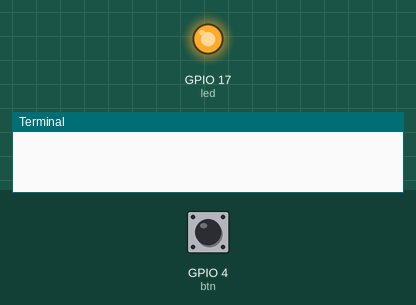
This program was run on a simulated Raspberry Pi (BCM pin numbers). On the bench: output pins drawn as LEDs (lit = HIGH), the last lines printed to the terminal. The inputs (shaded band) are chosen by the test bench; at power-on: GPIO 4 (btn) HIGH. Random numbers come from a fixed seed; the clock reads 2024-03-15 10:24:30 at power-on unless the program sets it.

Above: at 1.2 s.
1.3 s: GPIO 4 (btn) pulled LOW for 0.15 s
At 2.5 s:
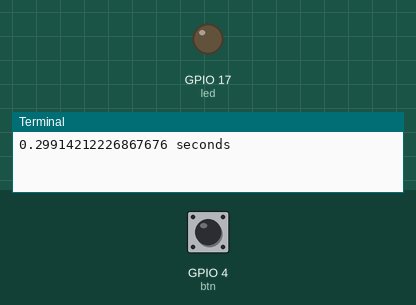
2.9 s: GPIO 4 (btn) pulled LOW for 3.2 s
Timing chart, 0 to 8.8 s (numbered marks = the images above; inputs shaded):
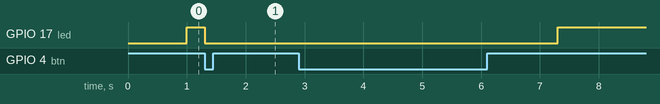

The program:

reaction_led.py
```python
from gpiozero import LED,Button
from time import time,sleep
from random import randint

led = LED(17)
btn = Button(4)

while True:
        sleep(randint(1,3))
        led.on()
        start=time()
        btn.wait_for_press()
        led.off()
        end=time()
        print(end-start,"seconds")
```

Measured:
- after the input at 1.3 s, GPIO 17 (led): HIGH → LOW at once
